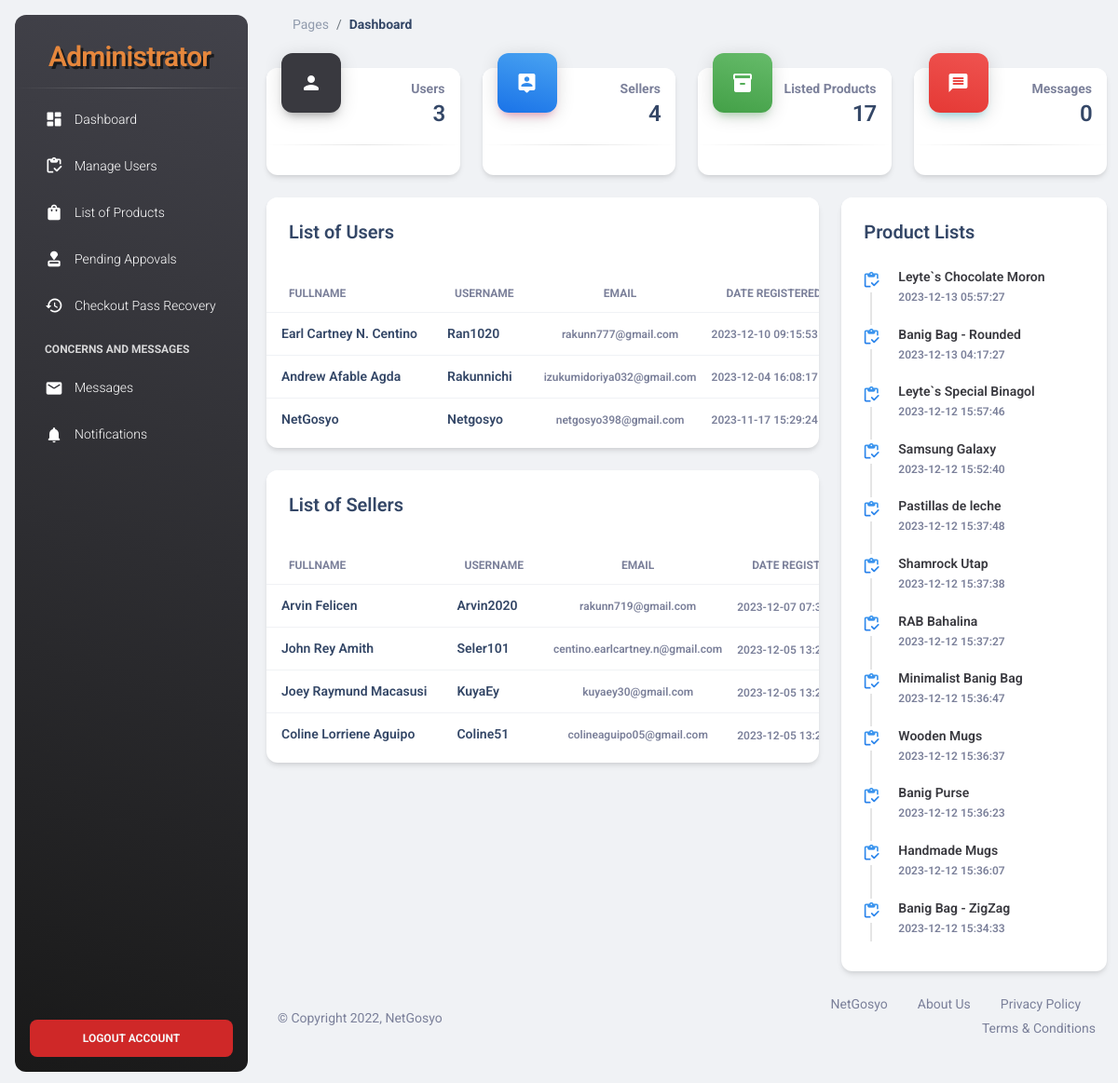
The page /NetGosyo-Admin/index.php (signed in) on the database its author committed.
### tables this page shows
CREATE TABLE `user_form` (
  `id` int(100) NOT NULL,
  `fullname` varchar(100) NOT NULL,
  `email` varchar(100) NOT NULL,
  `username` varchar(255) NOT NULL,
  `password` varchar(100) NOT NULL,
  `checkout_pass` varchar(250) NOT NULL,
  `phonenumber` varchar(255) NOT NULL,
  `address` varchar(255) NOT NULL,
  `address2` varchar(500) NOT NULL,
  `archipelago` varchar(250) NOT NULL,
  `landmark` varchar(500) NOT NULL,
  `city` varchar(250) NOT NULL,
  `province` varchar(250) NOT NULL,
  `zip` varchar(250) NOT NULL,
  `dateofbirth` varchar(255) NOT NULL,
  `gender` varchar(255) NOT NULL,
  `image` varchar(255) NOT NULL,
  `shopname` varchar(250) NOT NULL DEFAULT 'user',
  `shopdesc` varchar(5000) NOT NULL,
  `vkey` varchar(50) NOT NULL,
  `verify_token` varchar(100) NOT NULL,
  `verified` tinyint(1) NOT NULL DEFAULT 0,
  `register_date` timestamp NOT NULL DEFAULT current_timestamp() ON UPDATE current_timestamp(),
  `id_pic` varchar(255) DEFAULT NULL,
  `has_verified_badge` tinyint(1) DEFAULT NULL,
  `is_banned` tinyint(1) NOT NULL DEFAULT 0,
  `number_verified` tinyint(4) NOT NULL DEFAULT 0
);

CREATE TABLE `products` (
  `id` int(100) NOT NULL,
  `user_id` int(11) NOT NULL,
  `name` varchar(100) NOT NULL,
  `price` varchar(100) NOT NULL,
  `image` varchar(100) NOT NULL,
  `item_brand` varchar(100) NOT NULL,
  `quantity` int(100) NOT NULL,
  `description` varchar(5000) NOT NULL,
  `sales` int(100) NOT NULL,
  `prodweight` varchar(250) NOT NULL,
  `date_added` timestamp NOT NULL DEFAULT current_timestamp() ON UPDATE current_timestamp()
);

### NetGosyo-Admin/index.php (called while the page is built)
<?php
include('header.php');
?>
<?php
include('Dashboard.php');
?>
<?php
include('footer.php');
?>

### NetGosyo-Admin/Dashboard.php (the view, shortened to what this page needs)
<main class="main-content position-relative max-height-vh-100 h-100 border-radius-lg ">
    <nav class="navbar navbar-main navbar-expand-lg px-0 mx-4 shadow-none border-radius-xl" id="navbarBlur"
        data-scroll="true">
        <div class="container-fluid py-1 px-3">
            <nav aria-label="breadcrumb">
                <ol class="breadcrumb bg-transparent mb-0 pb-0 pt-1 px-0 me-sm-6 me-5">
                    <li class="breadcrumb-item text-sm"><a class="opacity-5 text-dark" href="javascript:;">Pages</a>
                    </li>
                    <li class="breadcrumb-item text-sm text-dark active" aria-current="page"><b>Dashboard</b></li>
                </ol>
            </nav>
        </div>
    </nav>
    <div class="container-fluid py-4">
        <div class="row">
            <div class="col-xl-3 col-sm-6 mb-xl-0 mb-4">
                <div class="card">
                    <div class="card-header p-3 pt-2">
                        <div
                            class="icon icon-lg icon-shape color-greyish-bg shadow-dark text-center border-radius-xl mt-n4 position-absolute">
                            <i class="material-icons opacity-10">person</i>
                        </div>
                        <div class="text-end pt-1">
                            <p class="text-sm mb-0 text-capitalize"><b>Users</b></p>
                            <h4 class="mb-0"><?= mysqli_num_rows($user_count) ?></h4>
                        </div>
                    </div>
                    <hr class="dark horizontal my-0">
                    <div class="card-footer p-3">
                    </div>
                </div>
            </div>
            <div class="col-xl-3 col-sm-6 mb-xl-0 mb-4">
                <div class="card">
                    <div class="card-header p-3 pt-2">
                        <div
                            class="icon icon-lg icon-shape bg-gradient-info shadow-primary text-center border-radius-xl mt-n4 position-absolute">
                            <i class="material-icons opacity-10">person_pin</i>
                        </div>
                        <div class="text-end pt-1">
                            <p class="text-sm mb-0 text-capitalize"><b>Sellers</b></p>
                            <h4 class="mb-0"><?= mysqli_num_rows($seller_count) ?></h4>
                        </div>
                    </div>
                    <hr class="dark horizontal my-0">
                    <div class="card-footer p-3">
                    </div>
                </div>
            </div>
            <div class="col-xl-3 col-sm-6 mb-xl-0 mb-4">
                <div class="card">
                    <div class="card-header p-3 pt-2">
                        <div
                            class="icon icon-lg icon-shape bg-gradient-success shadow-success text-center border-radius-xl mt-n4 position-absolute">
                            <i class="material-icons opacity-10">inventory_2</i>
                        </div>
                        <div class="text-end pt-1">
                            <p class="text-sm mb-0 text-capitalize"><b>Listed Products</b></p>
                            <h4 class="mb-0"><?= mysqli_num_rows($products_count) ?></h4>
                        </div>
                    </div>
                    <hr class="dark horizontal my-0">
                    <div class="card-footer p-3">
                    </div>
                </div>
            </div>
            <div class="col-xl-3 col-sm-6">
                <div class="card">
                    <div class="card-header p-3 pt-2">
                        <div
                            class="icon icon-lg icon-shape bg-gradient-danger shadow-info text-center border-radius-xl mt-n4 position-absolute">
                            <i class="material-icons opacity-10">message</i>
                        </div>
                        <div class="text-end pt-1">
                            <p class="text-sm mb-0 text-capitalize"><b>Messages</b></p>
                            <h4 class="mb-0"><?= mysqli_num_rows($message_count) ?></h4>
                        </div>
                    </div>
                    <hr class="dark horizontal my-0">
                    <div class="card-footer p-3">
                    </div>
                </div>
            </div>
        </div>
        <div class="row mt-4">
            <div class="col-lg-8 col-md-6 mb-md-0 mb-4">
                <div class="card mb-4">
                    <div class="card-header pb-0">
                        <div class="row">
                            <div class="col-lg-6 col-7">
                                <h5>List of Users</h5>
                            </div>
                        </div>
                    </div>
                    <div class="card-body px-0 pb-2">
                        <div class="table-responsive">
                            <table class="table align-items-center mb-0">
                                <thead>
                                    <tr>
                                        <th class="text-uppercase text-secondary text-xs font-weight-bolder opacity-10">
                                            Fullname</th>
                                        <th class="text-uppercase text-secondary text-xs font-weight-bolder opacity-10">
                                            Username</th>
                                        <th
                                            class="text-center text-uppercase text-secondary text-xs font-weight-bolder opacity-10">
                                            Email</th>
                                        <th class="text-uppercase text-secondary text-xs font-weight-bolder opacity-10">
                                            Date Registered</th>
                                    </tr>
                                </thead>
                                <tbody>
                                    <?php
  			                        $select_user = mysqli_query($conn, "SELECT * FROM `user_form` where shopname = 'user' ORDER BY register_date DESC LIMIT 7 ") or die('query failed!');
                                    if(mysqli_num_rows($select_user) > 0){
                                    while($fetch_user = mysqli_fetch_assoc($select_user)){
                                    ?>
                                    <tr>
                                        <td>
                                            <div class="d-flex px-2 py-1">
                                                <div class="d-flex flex-column justify-content-center">
                                                    <h6 class="mb-0 text-sm"><?php echo $fetch_user['fullname'];?></h6>
                                                </div>
                                            </div>
                                        </td>
                                        <td>
                                            <div class="d-flex px-2 py-1">
                                                <div class="d-flex flex-column justify-content-center">
                                                    <h6 class="mb-0 text-sm"><?php echo $fetch_user['username'];?></h6>
                                                </div>
                                            </div>
                                        </td>
                                        <td class="align-middle text-center text-sm">
                                            <span
                                                class="text-xs font-weight-bold"><?php echo $fetch_user['email'];?></span>
                                        </td>
                                        <td class="align-middle">
                                            <span
                                                class="text-xs font-weight-bold"><?php echo $fetch_user['register_date'];?></span>
                                        </td>
                                    </tr>
                                    <?php
                        };
                    };
                     ?>
                                </tbody>
                            </table>
                        </div>
                    </div>
                </div>
                <div class="card">
                    <div class="card-header pb-0">
                        <div class="row">
                            <div class="col-lg-6 col-7">
                                <h5>List of Sellers</h5>
                            </div>
                        </div>
                    </div>
                    <div class="card-body px-0 pb-2">
                        <div class="table-responsive">
                            <table class="table align-items-center mb-0">
                                <thead>
                                    <tr>
                                        <th class="text-uppercase text-secondary text-xs font-weight-bolder opacity-10">
                                            Fullname</th>
                                        <th class="text-uppercase text-secondary text-xs font-weight-bolder opacity-10">
                                            Username</th>
                                        <th
                                            class="text-center text-uppercase text-secondary text-xs font-weight-bolder opacity-10">
                                            Email</th>
                                        <th class="text-uppercase text-secondary text-xs font-weight-bolder opacity-10">
                                            Date Registered</th>
                                    </tr>
                                </thead>
                                <tbody>
                                  <?php
  			                            $select_user = mysqli_query($conn, "SELECT * FROM `user_form` where shopname != 'user' ORDER BY register_date DESC LIMIT 7") or die('query failed!');
                                    if(mysqli_num_rows($select_user) > 0){
                                    while($fetch_user = mysqli_fetch_assoc($select_user)){
                                  ?>
                                    <tr>
                                        <td>
                                            <div class="d-flex px-2 py-1">
                                                <div class="d-flex flex-column justify-content-center">
                                                    <h6 class="mb-0 text-sm"><?php echo $fetch_user['fullname'];?></h6>
                                                </div>
                                            </div>
                                        </td>
                                        <td>
                                            <div class="d-flex px-2 py-1">
                                                <div class="d-flex flex-column justify-content-center">
                                                    <h6 class="mb-0 text-sm"><?php echo $fetch_user['username'];?></h6>
                                                </div>
                                            </div>
                                        </td>
                                        <td class="align-middle text-center text-sm">
                                            <span
                                                class="text-xs font-weight-bold"><?php echo $fetch_user['email'];?></span>
                                        </td>
                                        <td class="align-middle">
                                            <span
                                                class="text-xs font-weight-bold"><?php echo $fetch_user['register_date'];?></span>
                                        </td>
                                    </tr>
                                    <?php
                                    };
                                    };
                                    ?>
                                </tbody>
                            </table>
                        </div>
                    </div>
                </div>
            </div>
            <div class="col-lg-4 col-md-6">
                <div class="card h-100">
                    <div class="card-header pb-0">
                        <h5>Product Lists</h5>
                    </div>
                    <div class="card-body p-3">
                        <div class="timeline timeline-one-side">
                   <?php
  			            $select_product = mysqli_query($conn, "SELECT * FROM `products` ORDER BY date_added DESC LIMIT 12 ") or die('query failed!');
                        if(mysqli_num_rows($select_product) > 0){
                        while($fetch_product = mysqli_fetch_assoc($select_product)){
                    ?>
                            <div class="timeline-block mb-3">
                                <span class="timeline-step">
                                    <i class="material-icons text-info text-gradient">inventory</i>
                                </span>
                                <div class="timeline-content">
                                    <h6 class="text-greyish text-sm font-weight-bold mb-0">
                                        <?php echo $fetch_product['name'];?></h6>
                                    <p class="text-secondary font-weight-bold text-xs mt-1 mb-0">
                                        <?php echo $fetch_product['date_added'];?></p>
                                </div>
                            </div>
                            <?php
                        };
                    };
                     ?>
                        </div>
                    </div>
                </div>
            </div>
        </div>

### NetGosyo-Admin/assets/css/nucleo-svg.css (style rules this page uses)
.icon { display: inline-block; color: #111111; height: 1em; width: 1em; }
.icon-lg { height: 1.6em; width: 1.6em; }
.icon { fill: currentColor; stroke: none; }

### NetGosyo-Admin/assets/css/style.css (style rules this page uses)
.color-greyish-bg { background: #39393f; }
.text-greyish { color: #39393f; }

### rows shown on the page
user_form: fullname "Earl Cartney N. Centino", username "Ran1020", email "rakunn777@gmail.com", register_date "2023-12-10 09:15:53"
user_form: fullname "Andrew Afable Agda", username "Rakunnichi", email "izukumidoriya032@gmail.com", register_date "2023-12-04 16:08:17"
user_form: fullname "NetGosyo", username "Netgosyo", email "netgosyo398@gmail.com", register_date "2023-11-17 15:29:24"
user_form: fullname "Arvin Felicen", username "Arvin2020", email "rakunn719@gmail.com", register_date "2023-12-07…"
user_form: fullname "John Rey Amith", username "Seler101", email "centino.earlcartney.n@gmail.com", register_date "2023-12-05…"
user_form: fullname "Joey Raymund Macasusi", username "KuyaEy", email "kuyaey30@gmail.com", register_date "2023-12-05…"
user_form: fullname "Coline Lorriene Aguipo", username "Coline51", email "colineaguipo05@gmail.com", register_date "2023-12-05…"
products: name "Leyte`s Chocolate Moron", date_added "2023-12-13 05:57:27"
products: name "Banig Bag - Rounded", date_added "2023-12-13 04:17:27"
products: name "Leyte`s Special Binagol", date_added "2023-12-12 15:57:46"
products: name "Samsung Galaxy", date_added "2023-12-12 15:52:40"
products: name "Pastillas de leche", date_added "2023-12-12 15:37:48"
products: name "Shamrock Utap", date_added "2023-12-12 15:37:38"
products: name "RAB Bahalina", date_added "2023-12-12 15:37:27"
products: name "Minimalist Banig Bag", date_added "2023-12-12 15:36:47"
products: name "Wooden Mugs", date_added "2023-12-12 15:36:37"
products: name "Banig Purse", date_added "2023-12-12 15:36:23"
products: name "Handmade Mugs", date_added "2023-12-12 15:36:07"
products: name "Banig Bag - ZigZag", date_added "2023-12-12 15:34:33"

### other values the page prints
mysqli_num_rows($user_count) "3"
mysqli_num_rows($seller_count) "4"
mysqli_num_rows($products_count) "17"
mysqli_num_rows($message_count) "0"
